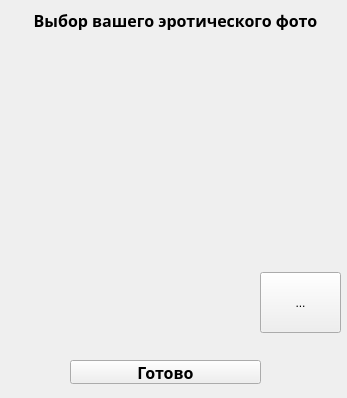
<?xml version="1.0" encoding="UTF-8"?>
<ui version="4.0">
 <class>Start</class>
 <widget class="QWidget" name="Start">
  <property name="geometry">
   <rect>
    <x>0</x>
    <y>0</y>
    <width>347</width>
    <height>398</height>
   </rect>
  </property>
  <property name="minimumSize">
   <size>
    <width>347</width>
    <height>398</height>
   </size>
  </property>
  <property name="maximumSize">
   <size>
    <width>347</width>
    <height>398</height>
   </size>
  </property>
  <property name="windowTitle">
   <string/>
  </property>
  <widget class="QLabel" name="label">
   <property name="geometry">
    <rect>
     <x>17</x>
     <y>50</y>
     <width>221</width>
     <height>271</height>
    </rect>
   </property>
   <property name="text">
    <string/>
   </property>
   <property name="alignment">
    <set>Qt::AlignCenter</set>
   </property>
  </widget>
  <widget class="QToolButton" name="toolButton">
   <property name="geometry">
    <rect>
     <x>260</x>
     <y>272</y>
     <width>81</width>
     <height>61</height>
    </rect>
   </property>
   <property name="text">
    <string>...</string>
   </property>
  </widget>
  <widget class="QLabel" name="label_2">
   <property name="geometry">
    <rect>
     <x>10</x>
     <y>10</y>
     <width>331</width>
     <height>20</height>
    </rect>
   </property>
   <property name="font">
    <font>
     <family>Sawasdee</family>
     <pointsize>12</pointsize>
     <weight>75</weight>
     <bold>true</bold>
    </font>
   </property>
   <property name="text">
    <string>Выбор вашего эротического фото</string>
   </property>
   <property name="alignment">
    <set>Qt::AlignCenter</set>
   </property>
  </widget>
  <widget class="QPushButton" name="pushButton">
   <property name="geometry">
    <rect>
     <x>70</x>
     <y>360</y>
     <width>191</width>
     <height>24</height>
    </rect>
   </property>
   <property name="font">
    <font>
     <family>Sawasdee</family>
     <pointsize>12</pointsize>
     <weight>75</weight>
     <bold>true</bold>
    </font>
   </property>
   <property name="text">
    <string>Готово</string>
   </property>
  </widget>
 </widget>
 <resources/>
 <connections/>
</ui>
